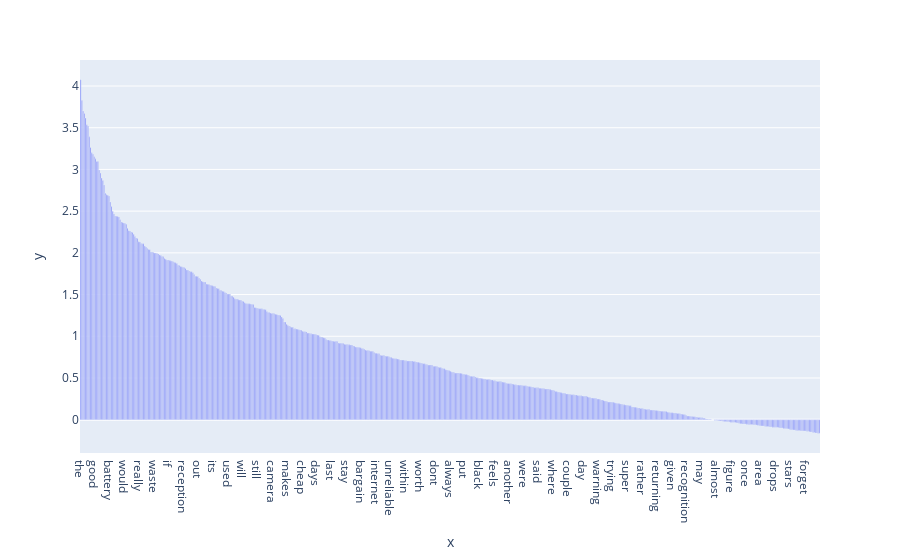

The notebook cell this image was saved under:
### Code cell
import math
term_ind = np.argpartition(tfidf, -600)[-600:]
term_ind = term_ind[np.argsort(tfidf[term_ind])][::-1]

# transform into log distribution
tfidf_log = [math.log(tfidf[i]) for i in term_ind]

fig = px.bar(x=tfidf_vec.get_feature_names_out()[term_ind], y=tfidf_log)

fig.show()

### Figure 1 — Plotly figure (JSON) as saved in the notebook; plotly's stock layout.template omitted (floating-point values rounded to 4 significant figures; data arrays with more than 128 entries replaced by an {"elided": "..."} marker saying what was removed)
{"data": [{"alignmentgroup": "True", "hovertemplate": "x=%{x}<br>y=%{y}<extra></extra>", "legendgroup": "", "marker": {"color": "#636efa", "pattern": {"shape": ""}}, "name": "", "offsetgroup": "", "orientation": "v", "showlegend": false, "textposition": "auto", "type": "bar", "x": {"elided": "600 str values"}, "xaxis": "x", "y": {"elided": "600 float values"}, "yaxis": "y"}], "layout": {"barmode": "relative", "legend": {"tracegroupgap": 0}, "margin": {"t": 60}, "xaxis": {"anchor": "y", "domain": [0, 1], "title": {"text": "x"}}, "yaxis": {"anchor": "x", "domain": [0, 1], "title": {"text": "y"}}}}
